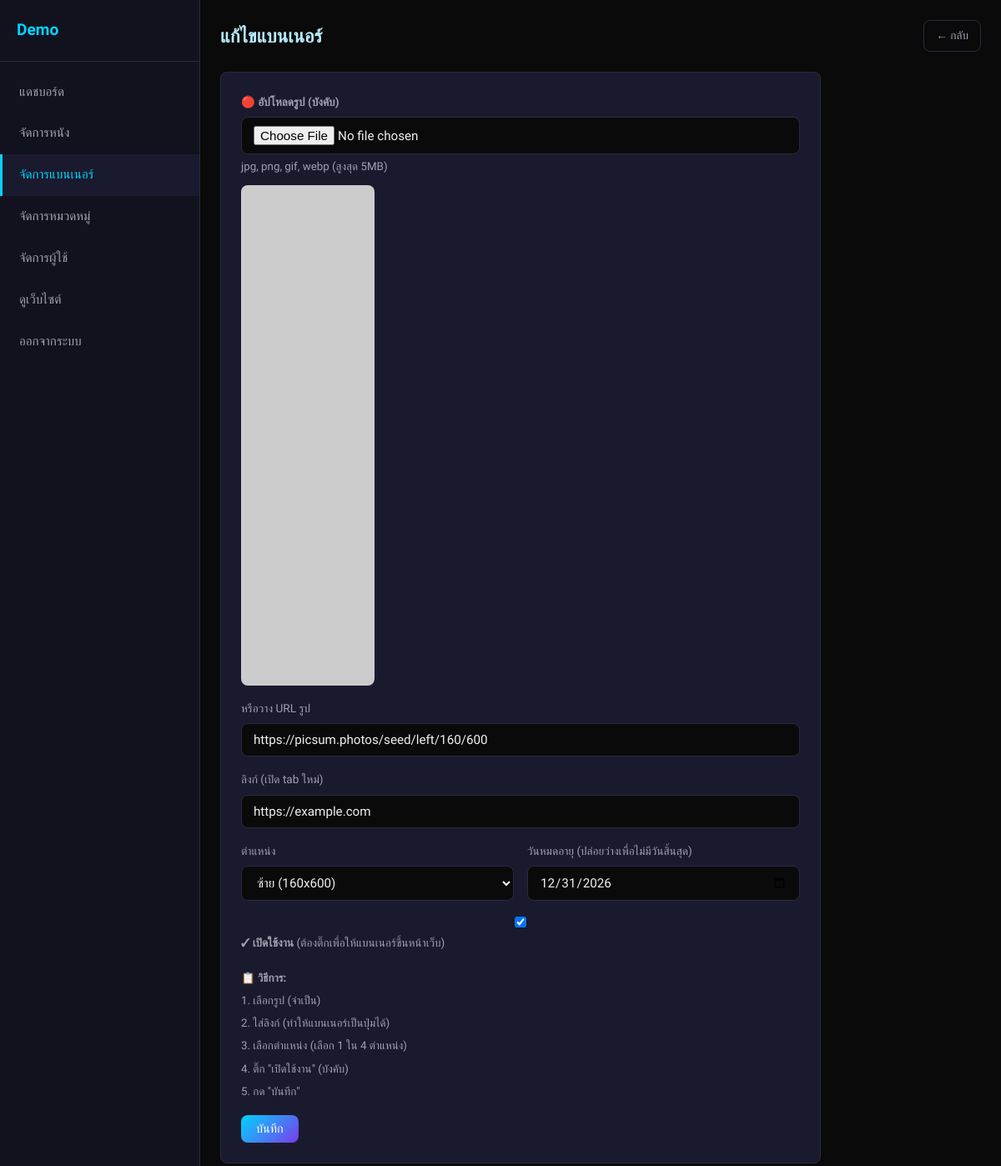
The page /admin/banners_add.php?id=2 (signed in) on the database its author committed.
### tables this page shows
CREATE TABLE banners (
    id INT AUTO_INCREMENT PRIMARY KEY,
    image_url VARCHAR(255) NOT NULL,
    link_url VARCHAR(255) DEFAULT '#',
    position ENUM('left','right','top','bottom') NOT NULL,
    active TINYINT DEFAULT 1,
    expire_date DATE DEFAULT NULL
);

### includes/db.php (called while the page is built, shortened)
<?php
function getDB(): PDO
{
    static $pdo = null;
    if ($pdo === null) {
        $dsn = 'mysql:host=' . DB_HOST . ';dbname=' . DB_NAME . ';charset=' . DB_CHARSET;
        $pdo = new PDO($dsn, DB_USER, DB_PASS, [
            PDO::ATTR_ERRMODE            => PDO::ERRMODE_EXCEPTION,
            PDO::ATTR_DEFAULT_FETCH_MODE => PDO::FETCH_ASSOC,
            PDO::ATTR_EMULATE_PREPARES   => false,
            PDO::MYSQL_ATTR_INIT_COMMAND => 'SET NAMES utf8mb4 COLLATE utf8mb4_unicode_ci',
        ]);
    }
    return $pdo;
}
function fetchOne(string $sql, array $params = []): ?array
{
    $stmt = getDB()->prepare($sql);
    $stmt->execute($params);
    $row = $stmt->fetch();
    return $row ?: null;
}

### includes/functions.php (called while the page is built, shortened)
<?php
require_once __DIR__ . '/db.php';
function e(string $str): string
{
    return htmlspecialchars($str, ENT_QUOTES, 'UTF-8');
}
    ?>

### admin/banners_add.php (the view, shortened to what this page needs)
<?php
$id = (int) ($_GET['id'] ?? 0);
$banner = $id ? fetchOne('SELECT * FROM banners WHERE id = ?', [$id]) : null;
require_once __DIR__ . '/includes/sidebar.php';
?>
<div class="admin-top">
    <h1><?= $banner ? 'แก้ไขแบนเนอร์' : 'เพิ่มแบนเนอร์' ?></h1>
    <a href="banners.php" class="btn btn-outline btn-sm">← กลับ</a>
</div>
<form method="POST" enctype="multipart/form-data" class="admin-form">
    <div class="form-group">
        <label><strong>🔴 อัปโหลดรูป (บังคับ)</strong></label>
        <input type="file" name="image_file" accept="image/*" id="image_file" required>
        <small style="color: var(--text-secondary);">jpg, png, gif, webp (สูงสุด 5MB)</small>
        <?php if ($banner): ?><img src="<?= e($banner['image_url']) ?>" id="image_preview" class="banner-preview" alt=""><?php endif; ?>
    </div>
    <div class="form-group">
        <label>หรือวาง URL รูป</label>
        <input type="url" name="image_url" placeholder="https://..." value="<?= e($banner['image_url'] ?? '') ?>">
    </div>
    <div class="form-group">
        <label>ลิงก์ (เปิด tab ใหม่)</label>
        <input type="url" name="link_url" value="<?= e($banner['link_url'] ?? 'https://example.com') ?>">
    </div>
    <div class="form-row">
        <div class="form-group">
            <label>ตำแหน่ง</label>
            <select name="position">
                <option value="left" <?= ($banner['position'] ?? '') === 'left' ? 'selected' : '' ?>>ซ้าย (160x600)</option>
            </select>
        </div>
        <div class="form-group">
            <label>วันหมดอายุ (ปล่อยว่างเพื่อไม่มีวันสิ้นสุด)</label>
            <input type="date" name="expire_date" value="<?= e($banner['expire_date'] ?? '') ?>">
        </div>
    </div>
    <div class="form-group">
        <label>
            <input type="checkbox" name="active" value="1" <?= ($banner['active'] ?? 1) ? 'checked' : '' ?>>
            <strong>✓ เปิดใช้งาน</strong> (ต้องติ๊กเพื่อให้แบนเนอร์ขึ้นหน้าเว็บ)
        </label>
    </div>
    <div class="form-group">
        <small style="color: var(--text-secondary); line-height: 1.6;">
            📋 <strong>วิธีการ:</strong><br>
            1. เลือกรูป (จำเป็น)<br>
            2. ใส่ลิงก์ (ทำให้แบนเนอร์เป็นปุ่มได้)<br>
            3. เลือกตำแหน่ง (เลือก 1 ใน 4 ตำแหน่ง)<br>
            4. ติ๊ก "เปิดใช้งาน" (บังคับ)<br>
            5. กด "บันทึก"
        </small>
    </div>
    <button type="submit" class="btn btn-primary">บันทึก</button>
</form>
<?php require_once __DIR__ . '/includes/footer.php'; ?>

### assets/css/style.css (style rules this page uses)
*, *::before, *::after { box-sizing: border-box; margin: 0; padding: 0; }
:root { --bg-primary: #0a0a0a; --bg-card: #1a1a2e; --bg-card-hover: #222240; --bg-sidebar: #12121f; --accent-blue: #00d4ff; --accent-purple: #7c3aed; --accent-gradient: linear-gradient(135deg, #00d4ff, #7c3aed); --text-primary: #f0f0f0; --text-secondary: #a0a0b0; --text-muted: #666680; --border-color: #2a2a40; --badge-sub: #10b981; --badge-dub: #f97316; --badge-both: #00d4ff; --badge-ongoing: #f59e0b; --badge-completed: #10b981; --header-height: 64px; --sidebar-width: 200px; --banner-side-width: 160px; --radius: 8px; --shadow: 0 4px 24px rgba(0, 212, 255, 0.08); }
html { scroll-behavior: smooth; }
body { font-family: 'Sarabun', 'Leelawadee UI', Tahoma, sans-serif; background: var(--bg-primary); color: var(--text-primary); line-height: 1.7; min-height: 100vh; -webkit-font-smoothing: antialiased; }
input, button, select, textarea { font-family: inherit; }
a { color: var(--accent-blue); text-decoration: none; transition: color 0.2s; }
img { max-width: 100%; display: block; }
.btn { display: inline-flex; align-items: center; gap: 6px; padding: 8px 18px; border-radius: var(--radius); font-size: 0.9rem; font-weight: 500; cursor: pointer; border: none; transition: all 0.2s; text-decoration: none; }
.btn-primary { background: var(--accent-gradient); color: #fff; }
.btn-outline { background: transparent; color: var(--text-secondary); border: 1px solid var(--border-color); }
.btn-sm { padding: 6px 14px; font-size: 0.85rem; }
.form-group { margin-bottom: 16px; }
.form-group label { display: block; margin-bottom: 6px; font-size: 0.85rem; color: var(--text-secondary); }
.form-group input, .form-group select, .form-group textarea { width: 100%; padding: 10px 14px; background: var(--bg-primary); border: 1px solid var(--border-color); border-radius: var(--radius); color: var(--text-primary); font-size: 0.95rem; outline: none; }
.form-row { display: grid; grid-template-columns: 1fr 1fr; gap: 16px; }

### assets/css/admin.css (style rules this page uses)
.admin-top { display: flex; align-items: center; justify-content: space-between; margin-bottom: 24px; }
.admin-top h1 { font-size: 1.4rem; color: #b8ecff; }
.admin-form { background: var(--bg-card); border: 1px solid var(--border-color); border-radius: var(--radius); padding: 24px; max-width: 720px; }
.banner-preview { margin-top: 10px; max-width: 300px; border-radius: var(--radius); }

### rows shown on the page
banners: image_url "https://picsum.photos/seed/left/160/600", link_url "https://example.com", position "ซ้าย (160x600)", expire_date "12/31/2026", active "☑"

### other values the page prints
SITE_NAME "Demo"
